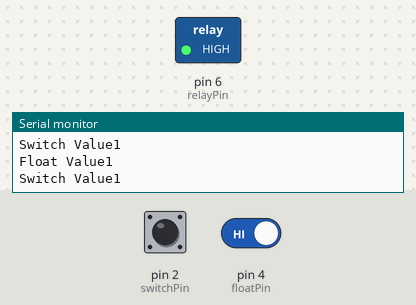
Bench run of a sketch on a simulated Arduino Uno, built with avr-gcc and run on an emulated ATmega328P. Shown: switched loads named in the sketch (green lamp = pin HIGH), the last lines printed to the serial monitor. Inputs (shaded band) come from the test bench; at power-on: pin 2 (switchPin) HIGH, pin 4 (floatPin) HIGH.

Above: at 1.3 s.
1.4 s: pin 2 (switchPin) pulled LOW for 0.6 s
At 2.0 s:
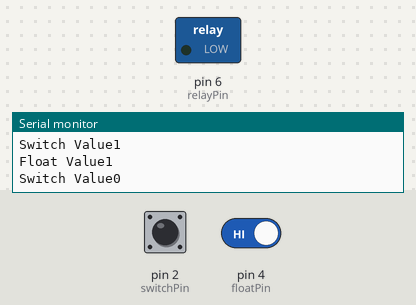
3.6 s: pin 2 (switchPin) pulled LOW for 3.2 s
At 8.3 s:
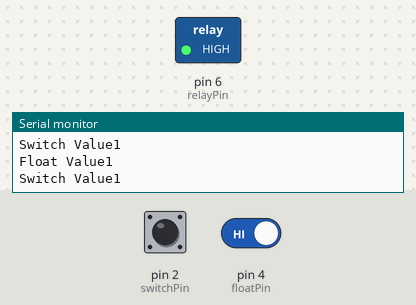
8.6 s: pin 4 (floatPin) driven LOW
At 9.5 s:
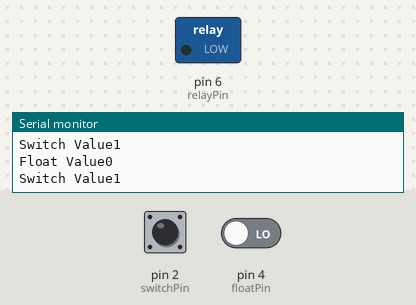
Timing chart, 0 to 11.6 s (numbered marks = the images above; inputs shaded):
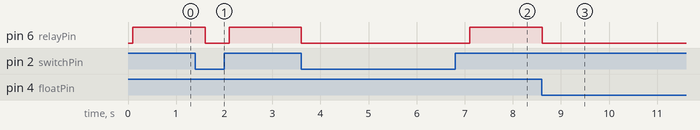

The sketch:

foodwallbox.ino
```cpp
int pin = 6; // Analog pin in that

#define floatPin 4  // Digital pin that float value is connected to
#define switchPin 2 // Digital pin that switch is connected to
#define relayPin 6 // Digital pin that switch is connected to

int sensorValue;

void setup() {
  // put your setup code here, to run once:
  Serial.begin(9600);
  delay(100);

  pinMode(4, INPUT);
  pinMode(2, INPUT);
  pinMode(6, OUTPUT);
}

void loop() {

  int floatValue = digitalRead(floatPin);
  Serial.print("Float Value");
  Serial.println(floatValue);

  int switchValue = digitalRead(switchPin);
  Serial.print("Switch Value");
  Serial.println(switchValue);

  if(switchValue == LOW && floatValue == LOW) {
    digitalWrite(relayPin, LOW);
  }
  if(switchValue == HIGH && floatValue == HIGH) {
    digitalWrite(relayPin, HIGH);
  }
  if(switchValue == HIGH && floatValue == LOW) {
    digitalWrite(relayPin, LOW);
  }
  if(switchValue == LOW && floatValue == HIGH) {
    digitalWrite(relayPin, LOW);
  }
  delay(500);

}
```

Measured:
- after the input at 1.4 s, pin 6 (relayPin): HIGH → LOW after 0.20 s, → HIGH 0.50 s later
- after the input at 3.6 s, pin 6 (relayPin): HIGH → LOW at once, → HIGH 3.5 s later
- after the input at 8.6 s, pin 6 (relayPin): HIGH → LOW at once
